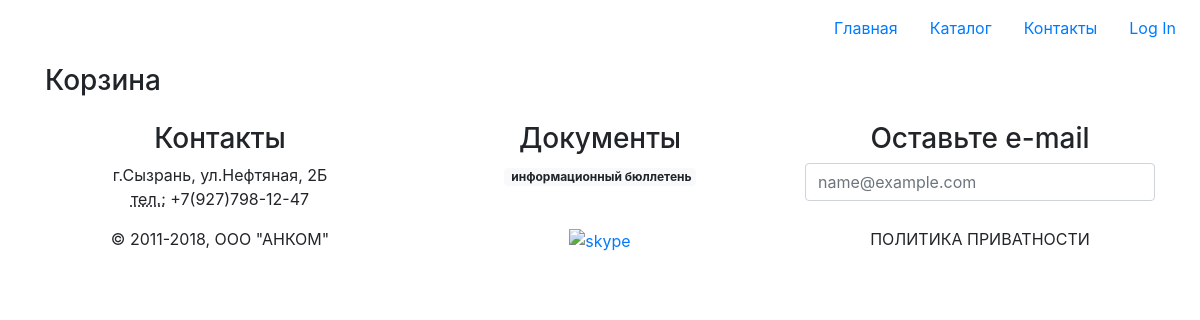
/basket/, run on an earlier commit of the app's database.
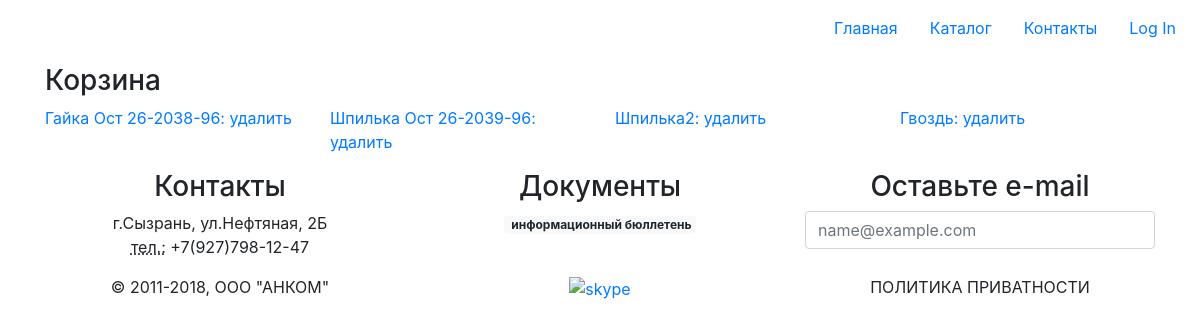
And on a later commit of the database.
### basket/models.py (models this page shows)
class Basket(models.Model):
    user = models.ForeignKey(settings.AUTH_USER_MODEL, on_delete=models.CASCADE)
    product = models.ForeignKey(Product, on_delete=models.CASCADE)
    quantity = models.PositiveIntegerField(verbose_name='количество', default=0)
    add_datetime = models.DateTimeField(verbose_name='время', auto_now_add=True)
    def _get_product_cost(self):
        return self.product.cost * self.quantity
    product_cost = property(_get_product_cost)
    def _get_total_quantity(self):
        _items = Basket.objects.filter(user=self.user)
        _totalquantity = sum(list(map(lambda x: x.quantity, _items)))
        return _totalquantity
    total_quantity = property(_get_total_quantity)
    def _get_total_cost(self):
        _items = Basket.objects.filter(user=self.user)
        _totalcost = sum(list(map(lambda x: x.product_cost, _items)))
        return _totalcost
    total_cost = property(_get_total_cost)
    def __str__(self):
        return self.product.name

### products/models.py (models this page shows, shortened)
class Product(models.Model):
    category = models.ForeignKey(
        ProductCategory,
        on_delete=models.CASCADE
    )
    name = models.CharField(
        verbose_name='имя продукта',
        max_length=128
    )
    image = models.ForeignKey(
        'images.Image',
        on_delete=models.PROTECT,
    )
    snippet = models.TextField(
        verbose_name='описание',
        blank=True
    )
    cost = models.DecimalField(
        max_digits=12,
        decimal_places=2,
        default=0
    )

### basket/views.py (the view)
# urls.py: path('', views.BasketGenericList.as_view(), name='list'),
class BasketGenericList(ListView):
    model = Basket
    template_name = 'basket/list.html'
    context_object_name = 'items'

### basket/templates/basket/list.html (shortened to what this page needs)
{% extends 'master.html' %}
{% block page_styles %}
{% include 'products/components/stylesheet.html' %}
{% endblock %}
{% block page_content %}
    <main class="p-2 flex-grow-1">
      <div class="container">
        <h3>Корзина</h3>
        <div class="row">
          {% for itm in items %}
            <div class="col">
              <a href="{% url 'basket:delete' pk=itm.id %}">
                {{ itm|title|add:': удалить' }}
              </a>
            </div>
          {% endfor %}
        </div>
      </div>
    </main>
{% endblock %}

What changed in the data, as far as the page shows it:
added Basket: product.name "Гайка Ост 26-2038-96: удалить"
added Basket: product.name "Шпилька Ост 26-2039-96: удалить"
added Basket: product.name "Шпилька2: удалить"
added Basket: product.name "Гвоздь: удалить"
